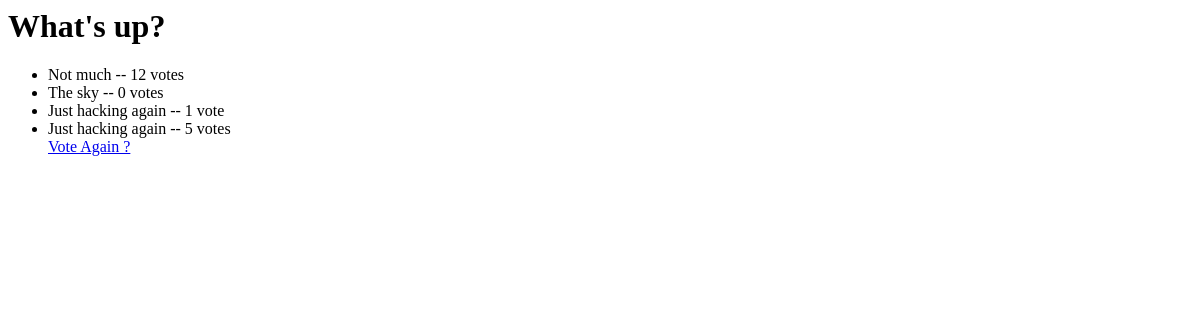
/polls/1/results/, run on an earlier commit of the app's database.
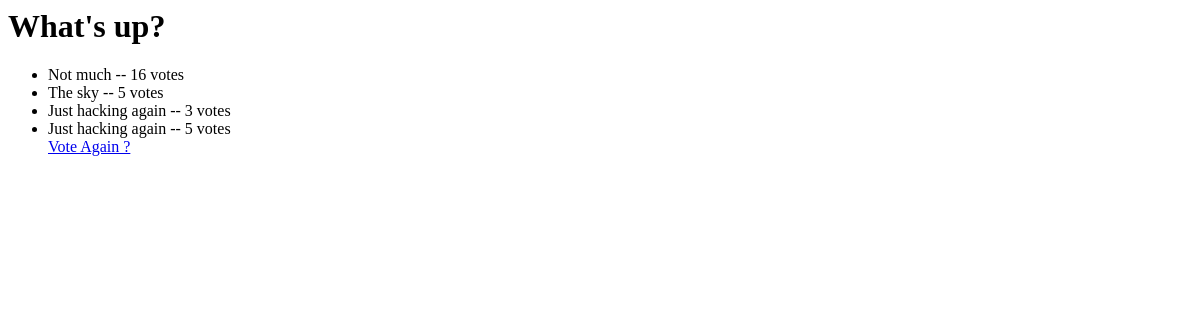
And on a later commit of the database.
### polls/models.py (models this page shows, shortened)
@python_2_unicode_compatible
class Question(models.Model):
	question_text = models.CharField(max_length=200)
	pub_date = models.DateTimeField('date published')

@python_2_unicode_compatible
class Choice(models.Model):
	question = models.ForeignKey(Question, on_delete=models.CASCADE)
	choice_text = models.CharField(max_length=200)
	votes = models.IntegerField(default=0)

### polls/views.py (the view)
# urls.py: url(r'^(?P<pk>[0-9]+)/results/$', views.ResultsView.as_view(), name='results'),
class ResultsView(generic.DetailView):
	model = Question
	template_name = 'polls/results.html'

### polls/templates/polls/results.html
<h1> {{ question.question_text }} </h1>
<ul>
	{% for choice in question.choice_set.all %}
		<li> {{ choice.choice_text }} -- {{ choice.votes }} vote{{ choice.votes|pluralize }} </li>
	{% endfor %}
<a href="{% url 'polls:detail' question.id %}"> Vote Again ?</a>

What changed in the data, as far as the page shows it:
changed Choice "Not much": votes "12" → "16"
changed Choice "The sky": votes "0" → "5"
changed Choice (number 3 of 4 on the later page): votes "1" → "3"
